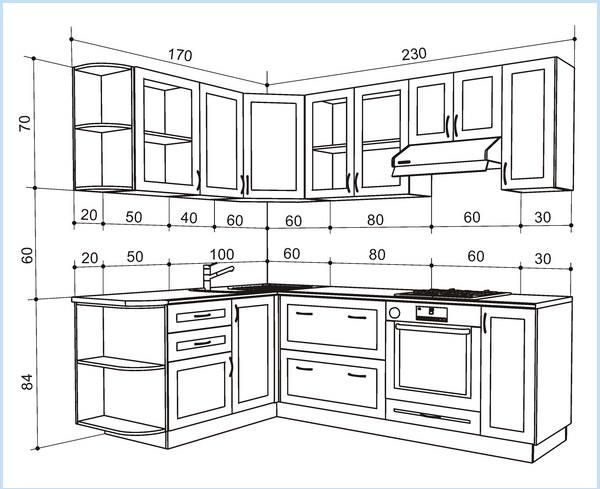
#> input picture 79dfd81d8a367f5ef802960b2bedd0fc.jpg, 600 x 489 px
$ python -i prompt_probe.py   (imports and definitions only)
#> lines starting #> are read from the running program, lines starting #| are printed output that depends on the picture
"""
Prompt-probe: прогоняет заданный текст промпта (по умолчанию prompts/unified.txt)
против локальной vision-модели на одном изображении (по умолчанию — стр. 0008,
кровать в детской) и печатает сырой ответ модели + разобранный JSON в UTF-8.

Использование:
    python scripts/dev/prompt_probe.py
    python scripts/dev/prompt_probe.py --prompt <file.txt> --image <file.jpg> [--attempt N]

Ожидание для стр. 0008 (кровать): zone_type=Детская, facades=[], total_width_mm≈2200.
"""

import argparse
import base64
import io
import json
import sys
from pathlib import Path

import httpx
from PIL import Image, ImageEnhance, ImageFilter

_PROJECT_ROOT = Path(__file__).resolve().parents[2]

# Локальный vision-эндпоинт (unsloth-studio)
API_URL = "http://192.168.1.133:8888/v1/chat/completions"
API_KEY = "sk-unsloth-c10db5079f5c4a4a99025ea350ef28c6"
MODEL = "orcarouter/Qwen3.8-27B-Uncensored-GGUF"
MAX_TOKENS = 1600


# [6 lines left out: function _load_prompt, not called in this run]


def _image_to_base64(image_path: Path) -> str:
    """Предобработка как в v2_validate_all: контраст + резкость + кап 1536px."""
    img = Image.open(image_path)
#> img is the input picture: PIL image 600x489 RGB; mean R, G, B 232, 232.5, 232.6
    img = ImageEnhance.Contrast(img).enhance(1.3)
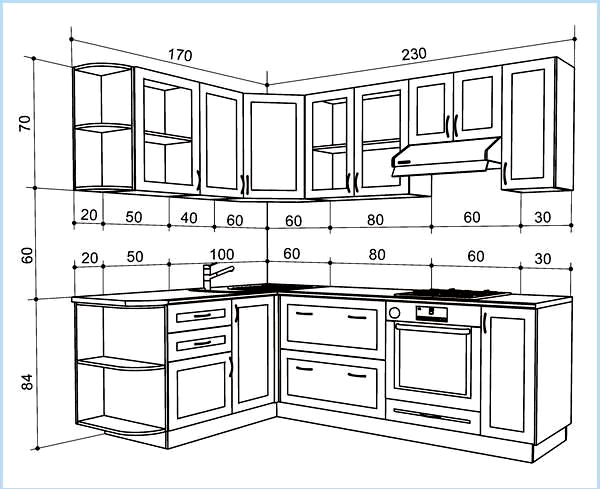
#> img: PIL image 600x489 RGB; mean R, G, B 229, 229.5, 229.8
    img = img.filter(ImageFilter.SHARPEN)
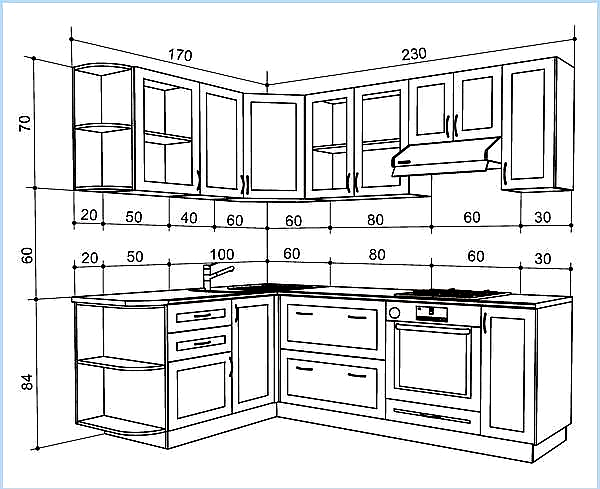
#> img: PIL image 600x489 RGB; mean R, G, B 228.8, 229.3, 229.7
    max_size = 1536
    if img.width > max_size or img.height > max_size:
        ratio = min(max_size / img.width, max_size / img.height)
        img = img.resize(
            (int(img.width * ratio), int(img.height * ratio)),
            Image.Resampling.LANCZOS,
        )
    buf = io.BytesIO()
    img.save(buf, format="JPEG", quality=85)
    return base64.b64encode(buf.getvalue()).decode("utf-8")


# [83 lines left out: functions _extract_json, main, not called in this run]


# [2 lines not run here, left out]

>>> result = _image_to_base64('../../79dfd81d8a367f5ef802960b2bedd0fc.jpg')
